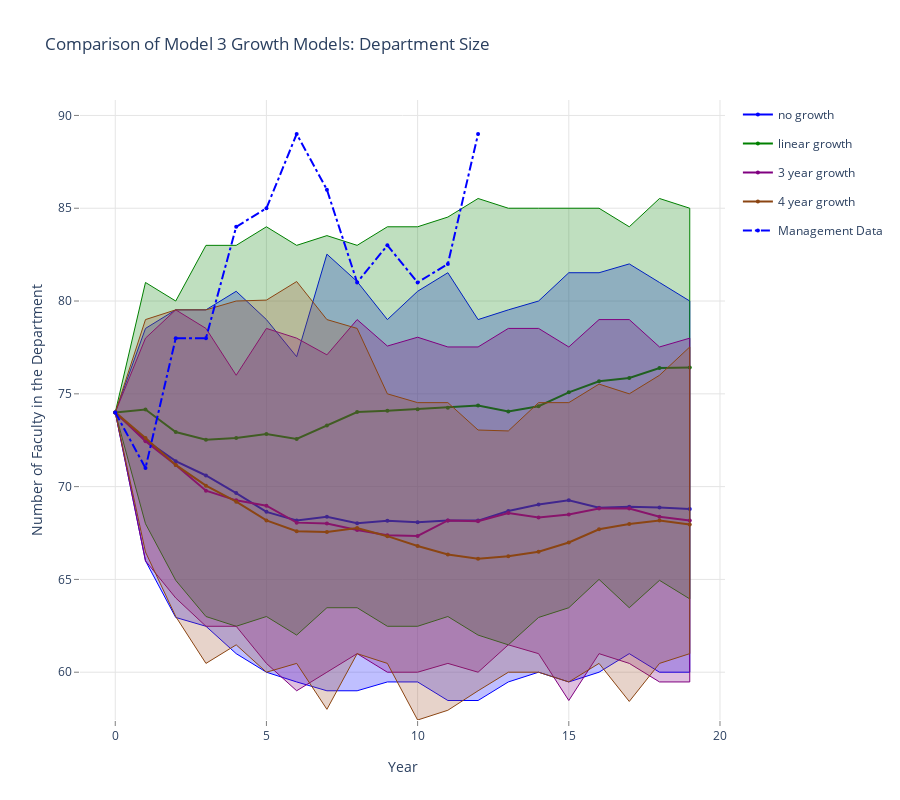

The code cell stored with this chart in its notebook:
### Markdown cell above
## Comparison of Model 3 Growth Models: Department Size

### Code cell
data = []
linecolors = ['rgb(0,0,255)', 'rgb(0,128,0)', 'rgb(128,0,128)', 'rgb(139,69,19)']
fillcolors = ['rgba(0,0,255,0.25)', 'rgba(0,128,0,0.25)', 'rgba(128,0,128,0.25)', 'rgba(160,82,45,0.25)']

for k,v in enumerate(results.mlist):
    data.append(go.Scatter(
        x=np.append(v.summary_matrix['yr'], v.summary_matrix['yr'].values[::-1]),
        y=np.append(v.summary_matrix['deptn_975'], v.summary_matrix['deptn_025'].values[::-1]),
        fill='tozerox',
        fillcolor=fillcolors[k],
        line=dict(color=linecolors[k],
                 width=1),
        legendgroup=legend_labels[k],
        showlegend=False,
        mode='lines',
        name=legend_labels[k],
    ))

    data.append(go.Scatter(
        x=v.summary_matrix['yr'],
        y=v.summary_matrix['deptn_avg'],
        line=dict(color=linecolors[k],
                 width=2),
        legendgroup=legend_labels[k],
        showlegend=True,
        marker=dict(
            size=4),
        mode='lines+markers',
        name=legend_labels[k],
    ))


data.append(go.Scatter(
    x=v.summary_matrix['yr'], 
    y=v.summary_matrix['act_deptn'],
    line=dict(color='blue',
             dash='dashdot'),
    name='Management Data',
    mode='lines+markers',
    marker=dict(
        size=4),

))
    
layout = go.Layout(
    title='Comparison of Model 3 Growth Models: Department Size',
    height=800,
    width=900,
    paper_bgcolor='rgb(255,255,255)',
    plot_bgcolor='rgb(255,255,255)',
    xaxis=dict(
        visible=True,
        title='Year',
        gridcolor='rgb(229,229,229)',
        showgrid=True,
        showline=True,
        showticklabels=True,
        tickcolor='rgb(127,127,127)',
        ticks='outside',
        zeroline=False
    ),
    yaxis=dict(
        title='Number of Faculty in the Department',
        gridcolor='rgb(229,229,229)',
        showgrid=True,
        showline=True,
        showticklabels=True,
        tickcolor='rgb(127,127,127)',
        ticks='outside',
        zeroline=False
    ),
)
fig = go.Figure(data=data, layout=layout)
plotly.offline.iplot(fig, filename= 'shaded_lines')

# export image for ingestion to pdf file.
# if not os.path.exists('images'):
#     os.mkdir('images')
# pio.write_image(fig, 'images/dept_size_plot.png')

### Figure 1 — Plotly figure (JSON) as saved in the notebook; plotly's stock layout.template omitted (floating-point values rounded to 4 significant figures)
{"data": [{"fill": "tozerox", "fillcolor": "rgba(0,0,255,0.25)", "legendgroup": "no growth", "line": {"color": "rgb(0,0,255)", "width": 1}, "mode": "lines", "name": "no growth", "showlegend": false, "type": "scatter", "x": [0, 1, 2, 3, 4, 5, 6, 7, 8, 9, 10, 11, 12, 13, 14, 15, 16, 17, 18, 19, 19, 18, 17, 16, 15, 14, 13, 12, 11, 10, 9, 8, 7, 6, 5, 4, 3, 2, 1, 0], "y": [74, 78.53, 79.53, 79.53, 80.53, 79, 77, 82.53, 81.05, 79, 80.53, 81.53, 79, 79.53, 80, 81.53, 81.53, 82, 81, 80, 60, 60, 61, 60, 59.48, 60, 59.48, 58.48, 58.48, 59.48, 59.48, 59, 59, 59.48, 60, 61, 62.48, 62.95, 66, 74]}, {"legendgroup": "no growth", "line": {"color": "rgb(0,0,255)", "width": 2}, "marker": {"size": 4}, "mode": "lines+markers", "name": "no growth", "showlegend": true, "type": "scatter", "x": [0, 1, 2, 3, 4, 5, 6, 7, 8, 9, 10, 11, 12, 13, 14, 15, 16, 17, 18, 19], "y": [74, 72.51, 71.37, 70.6, 69.65, 68.64, 68.17, 68.37, 68.03, 68.16, 68.08, 68.18, 68.17, 68.69, 69.04, 69.26, 68.86, 68.91, 68.87, 68.79]}, {"fill": "tozerox", "fillcolor": "rgba(0,128,0,0.25)", "legendgroup": "linear growth", "line": {"color": "rgb(0,128,0)", "width": 1}, "mode": "lines", "name": "linear growth", "showlegend": false, "type": "scatter", "x": [0, 1, 2, 3, 4, 5, 6, 7, 8, 9, 10, 11, 12, 13, 14, 15, 16, 17, 18, 19, 19, 18, 17, 16, 15, 14, 13, 12, 11, 10, 9, 8, 7, 6, 5, 4, 3, 2, 1, 0], "y": [74, 81, 80, 83, 83, 84, 83, 83.53, 83, 84, 84, 84.53, 85.53, 85, 85, 85, 85, 84, 85.53, 85, 63.95, 64.95, 63.48, 65, 63.48, 62.95, 61.48, 62, 63, 62.48, 62.48, 63.48, 63.48, 62, 63, 62.48, 63, 64.95, 68, 74]}, {"legendgroup": "linear growth", "line": {"color": "rgb(0,128,0)", "width": 2}, "marker": {"size": 4}, "mode": "lines+markers", "name": "linear growth", "showlegend": true, "type": "scatter", "x": [0, 1, 2, 3, 4, 5, 6, 7, 8, 9, 10, 11, 12, 13, 14, 15, 16, 17, 18, 19], "y": [74, 74.16, 72.94, 72.53, 72.62, 72.83, 72.57, 73.3, 74.02, 74.09, 74.17, 74.25, 74.37, 74.05, 74.33, 75.08, 75.68, 75.85, 76.39, 76.42]}, {"fill": "tozerox", "fillcolor": "rgba(128,0,128,0.25)", "legendgroup": "3 year growth", "line": {"color": "rgb(128,0,128)", "width": 1}, "mode": "lines", "name": "3 year growth", "showlegend": false, "type": "scatter", "x": [0, 1, 2, 3, 4, 5, 6, 7, 8, 9, 10, 11, 12, 13, 14, 15, 16, 17, 18, 19, 19, 18, 17, 16, 15, 14, 13, 12, 11, 10, 9, 8, 7, 6, 5, 4, 3, 2, 1, 0], "y": [74, 78, 79.53, 78.53, 76, 78.53, 78, 77.1, 79, 77.58, 78.05, 77.53, 77.53, 78.53, 78.53, 77.53, 79, 79, 77.53, 78, 59.48, 59.48, 60.48, 61, 58.48, 61, 61.48, 60, 60.48, 60, 60, 61, 60, 59, 60.48, 62.48, 62.48, 64, 66, 74]}, {"legendgroup": "3 year growth", "line": {"color": "rgb(128,0,128)", "width": 2}, "marker": {"size": 4}, "mode": "lines+markers", "name": "3 year growth", "showlegend": true, "type": "scatter", "x": [0, 1, 2, 3, 4, 5, 6, 7, 8, 9, 10, 11, 12, 13, 14, 15, 16, 17, 18, 19], "y": [74, 72.44, 71.17, 69.78, 69.26, 68.97, 68.06, 68.01, 67.66, 67.38, 67.34, 68.18, 68.13, 68.58, 68.33, 68.5, 68.82, 68.82, 68.38, 68.18]}, {"fill": "tozerox", "fillcolor": "rgba(160,82,45,0.25)", "legendgroup": "4 year growth", "line": {"color": "rgb(139,69,19)", "width": 1}, "mode": "lines", "name": "4 year growth", "showlegend": false, "type": "scatter", "x": [0, 1, 2, 3, 4, 5, 6, 7, 8, 9, 10, 11, 12, 13, 14, 15, 16, 17, 18, 19, 19, 18, 17, 16, 15, 14, 13, 12, 11, 10, 9, 8, 7, 6, 5, 4, 3, 2, 1, 0], "y": [74, 79, 79.53, 79.53, 80, 80.05, 81.05, 79, 78.53, 75, 74.53, 74.53, 73.05, 73, 74.53, 74.53, 75.53, 75, 76, 77.53, 61, 60.48, 58.42, 60.48, 59.48, 60, 60, 59, 57.95, 57.42, 60.48, 61, 58, 60.48, 60, 61.48, 60.48, 63, 66.47, 74]}, {"legendgroup": "4 year growth", "line": {"color": "rgb(139,69,19)", "width": 2}, "marker": {"size": 4}, "mode": "lines+markers", "name": "4 year growth", "showlegend": true, "type": "scatter", "x": [0, 1, 2, 3, 4, 5, 6, 7, 8, 9, 10, 11, 12, 13, 14, 15, 16, 17, 18, 19], "y": [74, 72.62, 71.17, 70.05, 69.19, 68.18, 67.6, 67.56, 67.77, 67.33, 66.8, 66.34, 66.11, 66.25, 66.49, 66.99, 67.7, 67.99, 68.17, 67.96]}, {"line": {"color": "blue", "dash": "dashdot"}, "marker": {"size": 4}, "mode": "lines+markers", "name": "Management Data", "type": "scatter", "x": [0, 1, 2, 3, 4, 5, 6, 7, 8, 9, 10, 11, 12, 13, 14, 15, 16, 17, 18, 19], "y": [74, 71, 78, 78, 84, 85, 89, 86, 81, 83, 81, 82, 89, null, null, null, null, null, null, null]}], "layout": {"height": 800, "paper_bgcolor": "rgb(255,255,255)", "plot_bgcolor": "rgb(255,255,255)", "title": {"text": "Comparison of Model 3 Growth Models: Department Size"}, "width": 900, "xaxis": {"gridcolor": "rgb(229,229,229)", "showgrid": true, "showline": true, "showticklabels": true, "tickcolor": "rgb(127,127,127)", "ticks": "outside", "title": {"text": "Year"}, "visible": true, "zeroline": false}, "yaxis": {"gridcolor": "rgb(229,229,229)", "showgrid": true, "showline": true, "showticklabels": true, "tickcolor": "rgb(127,127,127)", "ticks": "outside", "title": {"text": "Number of Faculty in the Department"}, "zeroline": false}}}
